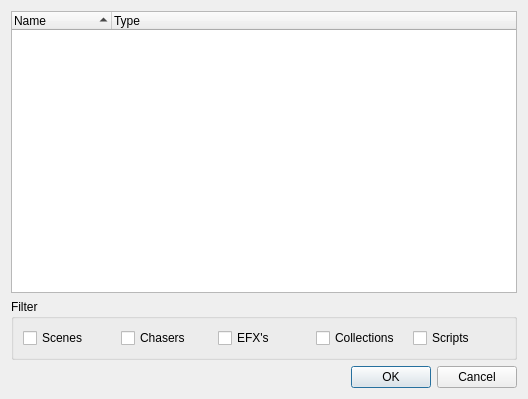
<?xml version="1.0" encoding="UTF-8"?>
<ui version="4.0">
 <class>FunctionSelection</class>
 <widget class="QDialog" name="FunctionSelection">
  <property name="geometry">
   <rect>
    <x>0</x>
    <y>0</y>
    <width>528</width>
    <height>399</height>
   </rect>
  </property>
  <property name="windowTitle">
   <string>Select Function</string>
  </property>
  <layout class="QVBoxLayout">
   <item>
    <widget class="QTreeWidget" name="m_tree">
     <property name="alternatingRowColors">
      <bool>true</bool>
     </property>
     <property name="rootIsDecorated">
      <bool>false</bool>
     </property>
     <property name="itemsExpandable">
      <bool>false</bool>
     </property>
     <property name="sortingEnabled">
      <bool>true</bool>
     </property>
     <property name="allColumnsShowFocus">
      <bool>true</bool>
     </property>
     <column>
      <property name="text">
       <string>Name</string>
      </property>
     </column>
     <column>
      <property name="text">
       <string>Type</string>
      </property>
     </column>
    </widget>
   </item>
   <item>
    <widget class="QGroupBox" name="m_filterGroup">
     <property name="title">
      <string>Filter</string>
     </property>
     <layout class="QHBoxLayout" name="horizontalLayout">
      <item>
       <widget class="QCheckBox" name="m_sceneCheck">
        <property name="text">
         <string>Scenes</string>
        </property>
       </widget>
      </item>
      <item>
       <widget class="QCheckBox" name="m_chaserCheck">
        <property name="text">
         <string>Chasers</string>
        </property>
       </widget>
      </item>
      <item>
       <widget class="QCheckBox" name="m_efxCheck">
        <property name="text">
         <string>EFX's</string>
        </property>
       </widget>
      </item>
      <item>
       <widget class="QCheckBox" name="m_collectionCheck">
        <property name="text">
         <string>Collections</string>
        </property>
       </widget>
      </item>
      <item>
       <widget class="QCheckBox" name="m_scriptCheck">
        <property name="text">
         <string>Scripts</string>
        </property>
       </widget>
      </item>
     </layout>
    </widget>
   </item>
   <item>
    <widget class="QDialogButtonBox" name="m_buttonBox">
     <property name="orientation">
      <enum>Qt::Horizontal</enum>
     </property>
     <property name="standardButtons">
      <set>QDialogButtonBox::Cancel|QDialogButtonBox::Ok</set>
     </property>
    </widget>
   </item>
  </layout>
 </widget>
 <resources/>
 <connections>
  <connection>
   <sender>m_buttonBox</sender>
   <signal>accepted()</signal>
   <receiver>FunctionSelection</receiver>
   <slot>accept()</slot>
   <hints>
    <hint type="sourcelabel">
     <x>257</x>
     <y>389</y>
    </hint>
    <hint type="destinationlabel">
     <x>157</x>
     <y>274</y>
    </hint>
   </hints>
  </connection>
  <connection>
   <sender>m_buttonBox</sender>
   <signal>rejected()</signal>
   <receiver>FunctionSelection</receiver>
   <slot>reject()</slot>
   <hints>
    <hint type="sourcelabel">
     <x>325</x>
     <y>389</y>
    </hint>
    <hint type="destinationlabel">
     <x>286</x>
     <y>274</y>
    </hint>
   </hints>
  </connection>
 </connections>
</ui>
